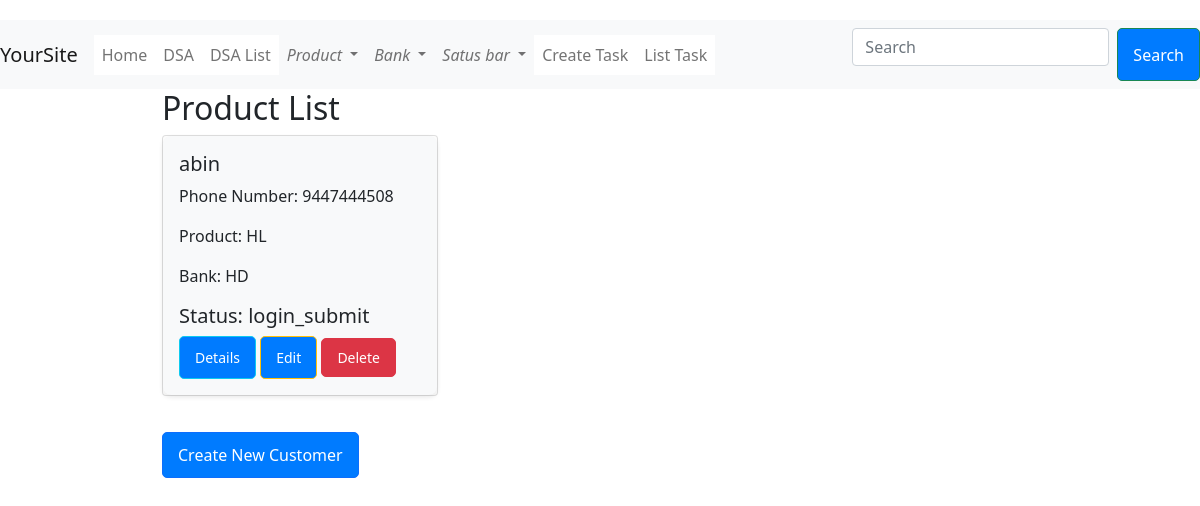
The page /status_filter/login_submit on the database as committed earlier.
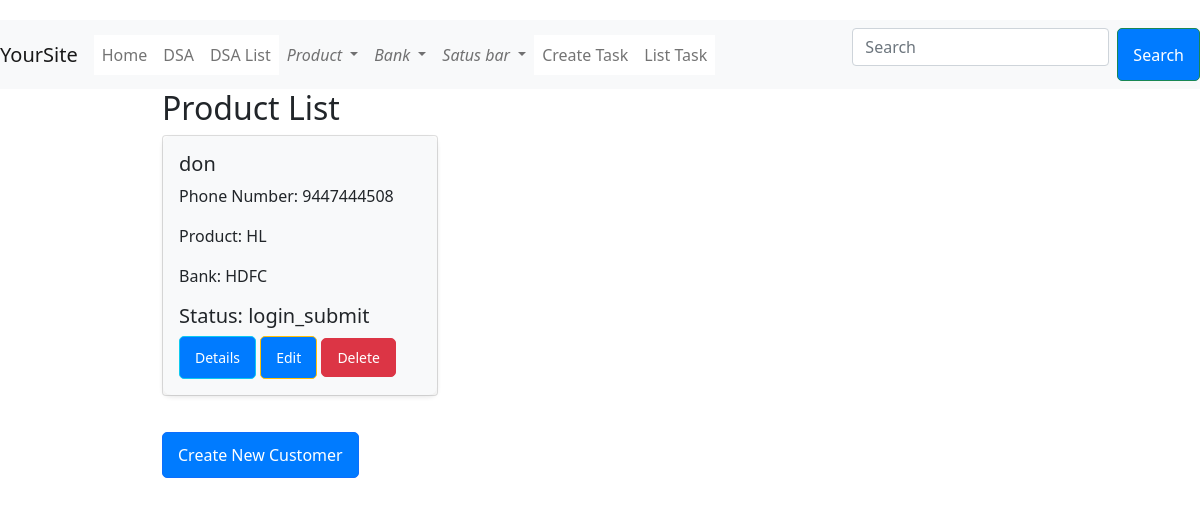
The same page on the database as committed later.
### profiles/models.py (models this page shows, shortened)
class Customer(models.Model):
    f_name = models.CharField(max_length=50)
    l_name = models.CharField(max_length=50)
    phone_num = models.IntegerField()
    product = models.CharField(choices=PRODUCT_CHOICE, max_length=20)
    bank = models.CharField(choices=BANK_CHOICE, max_length=20)
    status = models.CharField(choices=STATUS_CHOICES, max_length=20)
    type = models.CharField(choices=TYPE_CHOICES, max_length=4)
    dsa = models.ForeignKey(DSA, on_delete=models.SET_NULL, null=True, blank=True)
    created_date = models.DateField(auto_now_add=True)

### profiles/views.py (the view)
# urls.py: path('status_filter/<slug:status>',views.status_filter.as_view(),name='status_filter'),
class status_filter(View):
    def get(self,request,status):
        customers =Customer.objects.filter(status=status)
        return render(request,'status_filter.html',{'customers':customers,'status':status})

### templates/status_filter.html
{% extends 'base.html' %}
{% block content %}
<h2>Product List</h2>
<div class="row">
    {% for customer in customers %}
    <div class="col-md-4 mb-3">
        <div class="card">
            <div class="card-body">
                <h5 class="card-title">{{ customer.f_name }} {{ prd.l_name }}</h5>
                <p class="card-text">Phone Number: {{ customer.phone_num }}</p>
                <p class="card-text">Product: {{ customer.product }}</p>
                <p class="card-text">Bank: {{ customer.bank }}</p>
                <h5 class="card-text">Status: {{ customer.status }}</h5>
                <a href="{% url 'details' customer.pk %}" class="btn btn-info btn-sm">Details</a>
                <a href="{% url 'edit' customer.pk %}" class="btn btn-warning btn-sm">Edit</a>
                <a href="{% url 'delete' customer.pk %}" class="btn btn-danger btn-sm">Delete</a>
            </div>
        </div>
    </div>
    {% endfor %}
</div>
<a href="{% url 'create_customer' %}" class="btn btn-primary">Create New Customer</a>
{% endblock %}

Rows that differ between the two databases and show on the page:
removed Customer: f_name "abin", phone_num "9447444508", product "HL", bank "HD", status "login_submit"
added Customer: f_name "don", phone_num "9447444508", product "HL", bank "HDFC", status "login_submit"
